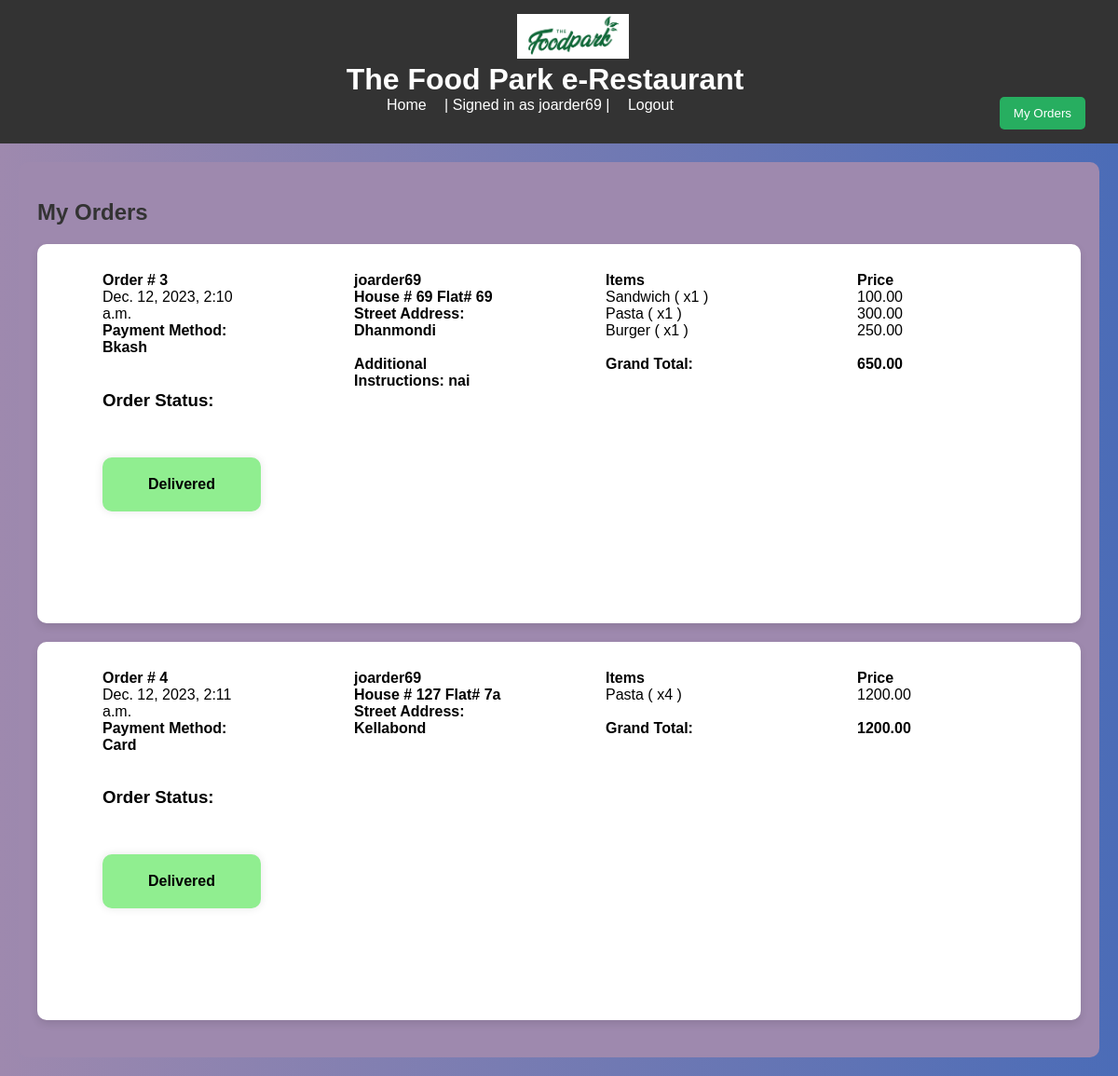
/my_orders (signed in), run on the app's committed database.
### restaurant/models.py (models this page shows, shortened)
class Configuration(models.Model):
    title = models.CharField(max_length=30,default=None)
    logo = models.ImageField(upload_to='media/',default = None)

class CustomUser(AbstractUser):
    phone_number = models.CharField(max_length=13,null = True)
    is_admin = models.BooleanField(default=False)

class Order(models.Model):
    made_by = models.ForeignKey(CustomUser,on_delete=models.CASCADE,related_name="orders")
    status = models.CharField(default = "placing",max_length=30)
    created_at = models.DateTimeField(null=True)
    menu_items = models.ManyToManyField(Menu,through='OrderItem')
    grand_total = models.DecimalField(decimal_places=2,max_digits=10,default=0)
    payment_method = models.CharField(max_length=30,default='cash')

class ShippingDetails(models.Model):
    order = models.ForeignKey(Order,on_delete=models.CASCADE,related_name="shipping_address")
    houseNo = models.CharField(max_length=10)
    flatNo = models.CharField(max_length=10)
    street =  models.CharField(max_length=30)
    additional = models.CharField(max_length=30,default=None,null=True)

class OrderItem(models.Model):
    order = models.ForeignKey(Order, on_delete=models.CASCADE,related_name="order_items")
    menu_item = models.ForeignKey(Menu, on_delete=models.CASCADE)
    quantity = models.PositiveIntegerField(default=0)
    subtotal = models.DecimalField(decimal_places=2, max_digits=8,default=0)
    def __str__(self):
        return f"{self.menu_item} ( x{self.quantity} )"

class Menu(models.Model):
    item_name = models.CharField(max_length=30)
    price = models.DecimalField(decimal_places=2,max_digits=6)
    description = models.TextField()
    image = models.ImageField(upload_to='media/')
    def __str__(self):
        return f"{self.item_name}"

### restaurant/views.py (the view)
# urls.py: path('my_orders',views.user_orders,name='user_orders'),
def user_orders(request):
    return render(request,"restaurant/user_orders.html" , {
                      "orders":Order.objects.filter(made_by=request.user)}
                  )

### restaurant/context_processors.py (called while the page is built)
def global_context(request):
    return {'restaurant': Configuration.objects.first()}

### restaurant/templates/restaurant/user_orders.html (shortened to what this page needs)
{% extends 'restaurant/layout.html' %}
{% block content %}
<div class="order-container">
    <h2>My Orders</h2>
    {% for order in orders %}
        <div class="order-card">
            <div class = 'order-section'>
                <b>Order # {{order.id}}</b>
                <br style = "margin: 10px;">
                {{order.created_at}}
                <br style = "margin: 10px;">
                <b>Payment Method: {{order.payment_method.capitalize}}</b>
                <br style = "margin: 20px;">
                <br style = "margin: 10px;">
                <h3>Order Status: </h3>
                {% if order.status == 'placed' %}
                <div class="order-status" style="background-color: cyan;">
                     Placed
                </div>
                {% elif order.status == 'Preparing' %}
                <div class="order-status" style="background-color: burlywood;">
                    Preparing
                </div>
                {% elif order.status == 'Dispatched' %}
                <div class="order-status" style="background-color: lightcoral;">
                   Dispatched
                </div>
            {% else %}
            <div class="order-status" style="background-color: lightgreen;">
                Delivered
            </div>
            {% endif %}
            </div>
            <div class = 'order-section'>
            <b>{{order.made_by}}</b>
                <br style = "margin: 10px;">
                <b>House # {{order.shipping_address.all.0.houseNo}} Flat# {{order.shipping_address.all.0.flatNo}} </b>
                <br style = "margin: 10px;">
                <b>Street Address: {{order.shipping_address.all.0.street}} </b>
                <br style = "margin: 10px;">
                {% if order.shipping_address.all.0.additional  %}
                    <br style = "margin: 10px;">
                    <b>Additional Instructions:  {{order.shipping_address.all.0.additional}}</b>
                {%endif%}
            </div>
            <div class = 'order-section'>
                <b>Items</b>
                <br style = "margin: 10px;">
                {% for each in order.order_items.all %}
                    {{each}}
                <br>
                {%endfor%}
                <br>
                <b>Grand Total:</b>
            </div>
            <div class = 'order-section'>
                <b>Price</b>
                <br style = "margin: 10px;">
                {% for each in order.order_items.all %}
                    {{each.subtotal}}
                <br>
                {%endfor%}
                <br>
                <b>{{order.grand_total}}</b>
            </div>
        </div>
    {% endfor %}
</div>
{% endblock %}

### restaurant/templates/restaurant/layout.html (shortened to what this page needs)
{% load static %}
<!DOCTYPE html>
<html>
<head>
    <link rel="stylesheet" href="{% static 'restaurant/styles.css' %}">
</head>
<body>
    <div id="header">
        <img src = "{{restaurant.logo.url}}" id = "main-logo">
        {%if restaurant.title %}
            <h1>{{restaurant.title}} e-Restaurant</h1>
        {%else%}
            <h1>Restaurant Ordering System</h1>
            {{restaurant.title}}
        {%endif%}
        <a href="{% url 'index' %}">Home</a> |
        {% if user.is_authenticated %}
        Signed in as {{ user.username }} | <a href="{% url 'logout' %}">Logout</a>
            {% if user.is_admin %}
                <button class="panel-button"  onclick="window.location.href='{% url 'admin_home' %}'">Admin Panel</button>
            {%else%}
                 <button class="panel-button"  onclick="window.location.href='{% url 'user_orders' %}'">My Orders</button>
            {% endif %}
        {% else %}
            <a href="{% url 'login' %}">Login</a> |
            <a href="{% url 'register' %}">Register</a>
        {% endif %}
    </div>
    <div id="main-content">
        {% block content %}{% endblock %}
    </div>
</body>
</html>

### restaurant/static/restaurant/styles.css (style rules this page uses)
body { font-family: 'Arial', sans-serif; margin: 0; padding: 0; display: flex; flex-direction: column; height: 100vh; background: linear-gradient(to right, rgb(158, 137, 174), #4b6cb7); }
#header { background-color: #333; color: white; padding: 15px; text-align: center; width: 100%; z-index: 1000; }
.panel-button { background-color: #27ae60; color: white; padding: 10px 15px; border: none; border-radius: 5px; cursor: pointer; float: right; position: relative; right:50px; }
#header h1 { margin: 0; text-align: center; position: relative; right:30px; }
#header a { color: white; text-decoration: none; margin: 0 15px; text-align: center; }
#main-content { display: flex; flex: 1; padding: 20px; }
h2 { color: #333; }
.order-container { flex: 3; padding: 20px; background-color: rgb(158, 137, 174); overflow: hidden; border-radius: 10px; }
.order-card { background-color: #fff; border-radius: 10px; padding: 20px; margin-bottom: 20px; box-shadow: 0 4px 8px rgba(0, 0, 0, 0.1); display:flex; }
.order-section { margin: 50px; margin-top: 10px; word-wrap: break-word; width:350px }
.order-status { max-width: 800px; margin: 50px auto; padding: 20px; text-align: center; border-radius: 10px; box-shadow: 0 0 10px rgba(0, 0, 0, 0.1); font-weight: bold; }
#main-logo { width:120px; }

### data on the page
Configuration: logo (picture), title "The Food Park"
CustomUser: username "joarder69"
Order: id "3", created_at "Dec. 12, 2023, 2:10 a.m.", payment_method "Bkash", status "Delivered", made_by "joarder69", shipping_address.all.0.houseNo "69", shipping_address.all.0.flatNo "69", shipping_address.all.0.street "Dhanmondi", shipping_address.all.0.additional "nai", grand_total "650.00"
OrderItem: menu_item+quantity "Sandwich ( x1 )", subtotal "100.00"
OrderItem: menu_item+quantity "Pasta ( x1 )", subtotal "300.00"
OrderItem: menu_item+quantity "Burger ( x1 )", subtotal "250.00"
Order: id "4", created_at "Dec. 12, 2023, 2:11 a.m.", payment_method "Card", status "Delivered", made_by "joarder69", shipping_address.all.0.houseNo "127", shipping_address.all.0.flatNo "7a", shipping_address.all.0.street "Kellabond", grand_total "1200.00"
OrderItem: menu_item+quantity "Pasta ( x4 )", subtotal "1200.00"
